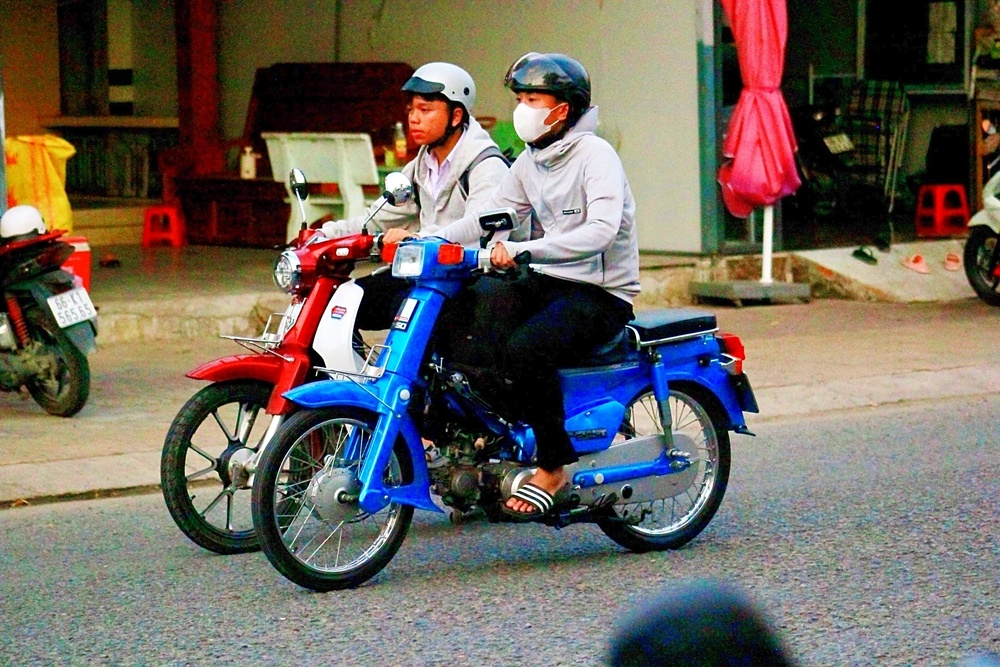
#> input picture anh-da-chinh/anh-03.jpg, 1000 x 667 px, shrunk from 2576 x 1717 before the run, given as the content of the folder anh-da-chinh/anh-03.jpg, which was not available
$ python chinh_anh.py anh-da-chinh/anh-03.jpg anh-da-chinh/anh-04.jpg
#> lines starting #> are read from the running program, lines starting #| are printed output that depends on the picture; after the words box and inside, x2 and y2 are one past the last pixel; in counts of white or black regions, pixels touching at a corner belong together
"""Chỉnh ảnh hàng loạt: cân bằng trắng, đồng bộ độ sáng, tăng tương phản, màu và độ nét.

Cách dùng:  python3 chinh_anh.py anh-goc anh-da-chinh
"""
import sys
from pathlib import Path

import numpy as np
from PIL import Image, ImageFilter

TARGET_MEDIAN = 0.47   # độ sáng trung bình mong muốn (0..1) - "sáng vừa phải"
MIN_GAMMA = 0.50       # giới hạn kéo sáng cho ảnh quá tối, tránh bệt và nhiễu
WB_STRENGTH = 0.6     # mức khử ám vàng/cam (0 = giữ nguyên, 1 = trung tính hoàn toàn)
WARMTH = 1.015         # giữ lại chút ấm cho da người tự nhiên
CONTRAST = 0.35        # độ tương phản (S-curve)
SATURATION = 1.15      # độ tươi màu
VIBRANCE = 0.15        # tăng thêm cho vùng màu nhạt


def luma(a):
    return 0.299 * a[..., 0] + 0.587 * a[..., 1] + 0.114 * a[..., 2]


def to_lin(a):
    return np.where(a <= 0.04045, a / 12.92, ((a + 0.055) / 1.055) ** 2.4)


def to_srgb(a):
    a = np.clip(a, 0, 1)
    return np.where(a <= 0.0031308, a * 12.92, 1.055 * a ** (1 / 2.4) - 0.055)


def white_balance(a):
    lin = to_lin(a)
    y = luma(a)
    mask = (y > 0.15) & (y < 0.85)
    sat = lin.max(2) - lin.min(2)
    mask &= sat < np.percentile(sat[mask], 70)   # bỏ qua vùng màu rực, chỉ lấy vùng gần trung tính
    means = lin[mask].mean(0)
    gains = means[1] / means
    gains = gains ** WB_STRENGTH
    gains[0] *= WARMTH
    gains[2] /= WARMTH
    return to_srgb(lin * gains)


def levels(a):
    y = luma(a)
    lo = np.percentile(y, 0.4)
    hi = np.percentile(y, 99.8)
    lo = min(lo, 0.06)
    hi = max(hi, 0.85)
    return np.clip((a - lo) / (hi - lo), 0, 1)


def brighten(a):
    y = luma(a)
    med = np.clip(np.median(y), 1e-3, 0.99)
    g = np.log(TARGET_MEDIAN) / np.log(med)
    g = float(np.clip(g, MIN_GAMMA, 1.0))
    y2 = np.clip(y, 1e-4, 1) ** g
    scale = (y2 / np.clip(y, 1e-4, 1))[..., None]
    out = a * scale
    # nén vùng vượt sáng thay vì cắt cháy
    m = out.max(2, keepdims=True)
    over = m > 1
    out = np.where(over, out / np.maximum(m, 1e-6) * (1 - np.exp(-m)) / (1 - np.exp(-1)) , out)
    return np.clip(out, 0, 1), g


def s_curve(a):
    s = 1 / (1 + np.exp(-(a - 0.5) * 6))
    s0, s1 = 1 / (1 + np.exp(3)), 1 / (1 + np.exp(-3))
    s = (s - s0) / (s1 - s0)
    return a * (1 - CONTRAST) + s * CONTRAST


def colour(a, g=1.0):
    y = luma(a)[..., None]
    sat = (a.max(2, keepdims=True) - a.min(2, keepdims=True))
    k = SATURATION + VIBRANCE * (1 - np.clip(sat * 2.5, 0, 1))
    k = 1 + (k - 1) * np.clip((g - 0.45) / 0.4, 0.3, 1)   # ảnh tối kéo sáng nhiều thì tăng màu ít lại
    return np.clip(y + (a - y) * k, 0, 1)


def finish(img, g):
    # giảm nhiễu màu (nhất là ảnh tối được kéo sáng nhiều), rồi làm nét kênh sáng
    ycc = img.convert("YCbCr")
    Y, Cb, Cr = ycc.split()
    r = 2 if g > 0.7 else 3
    Cb = Cb.filter(ImageFilter.GaussianBlur(r))
    Cr = Cr.filter(ImageFilter.GaussianBlur(r))
    if g < 0.7:
        Y = Y.filter(ImageFilter.GaussianBlur(0.6))
    Y = Y.filter(ImageFilter.UnsharpMask(radius=1.2, percent=90, threshold=2))
    Y = Y.filter(ImageFilter.UnsharpMask(radius=4, percent=35, threshold=3))   # tăng độ "trong", rõ khối
    return Image.merge("YCbCr", (Y, Cb, Cr)).convert("RGB")


def process(path, out_path):
    im = Image.open(path)
#> im is the input picture: PIL image 1000x667 RGB; mean R, G, B 111.1, 103.1, 94.1
    exif = im.info.get("exif")
    a = np.asarray(im.convert("RGB")).astype(np.float64) / 255
    a = white_balance(a)
#> in white_balance, `mask = (y > 0.15) & (y < 0.85)`:
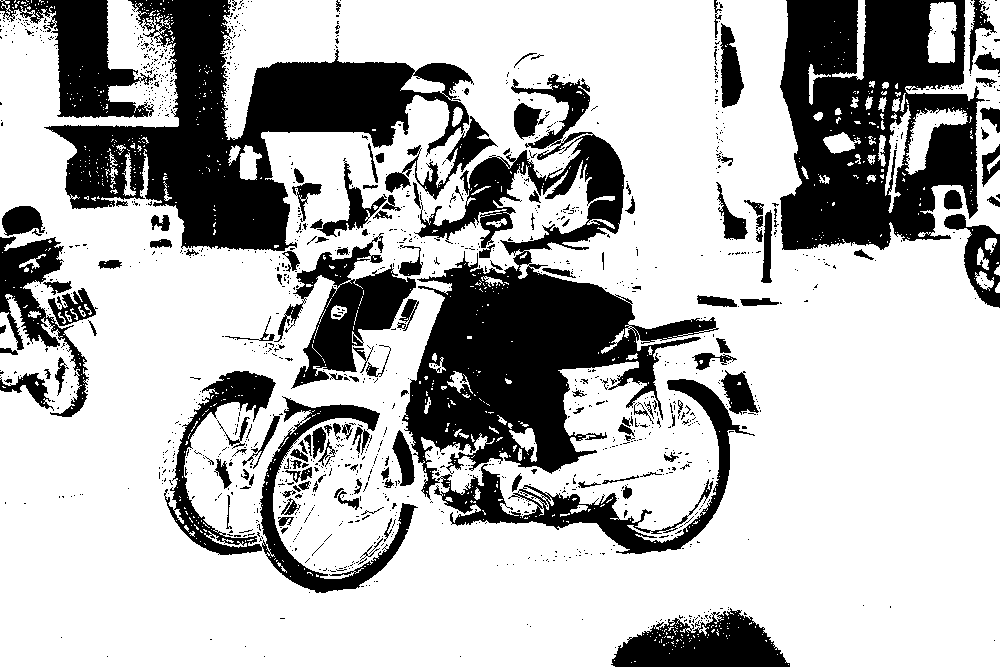
#> mask: shape (667, 1000) bool; 71.1% white; 1387 black regions (1236 under 20 px), largest, box (x1, y1, x2, y2) and area: (402, 74, 755, 554) 53254, (44, 0, 498, 251) 41055, (780, 0, 985, 250) 35395
#> in white_balance, `mask &= sat < np.percentile(sat[mask], 70)`:
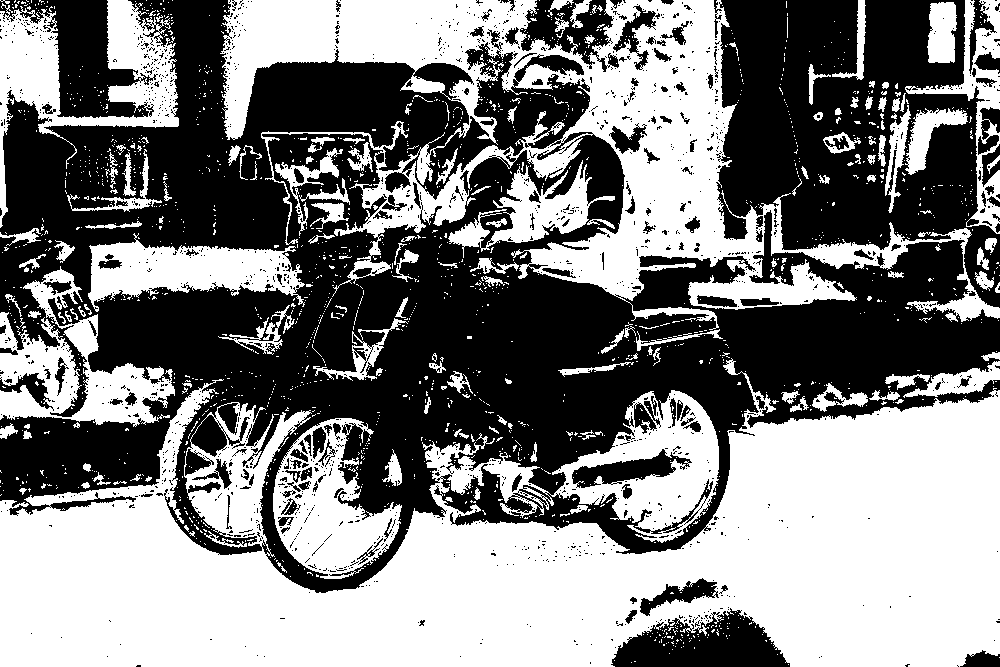
#> mask: shape (667, 1000) bool; 49.8% white; 1646 white regions (1499 under 20 px), largest, box (x1, y1, x2, y2) and area: (0, 358, 1000, 667) 181779, (220, 0, 1000, 330) 72440, (0, 0, 179, 228) 12442
#> in white_balance, `means = lin[mask].mean(0)`: means = [0.246, 0.249, 0.216]
#> in white_balance, `gains = means[1] / means`: gains = [1.01, 1, 1.15]
#> in white_balance, `gains = gains ** WB_STRENGTH`: gains = [1.01, 1, 1.09]
    a = levels(a)
#> in levels, `lo = np.percentile(y, 0.4)`: lo = 0
#> in levels, `hi = np.percentile(y, 99.8)`: hi = 0.995
    a, g = brighten(a)
#> in brighten, `med = np.clip(np.median(y), 1e-3, 0.99)`: med = 0.459
#> in brighten, `g = np.log(TARGET_MEDIAN) / np.log(med)`: g = 0.97
#> in brighten, `over = m > 1`:
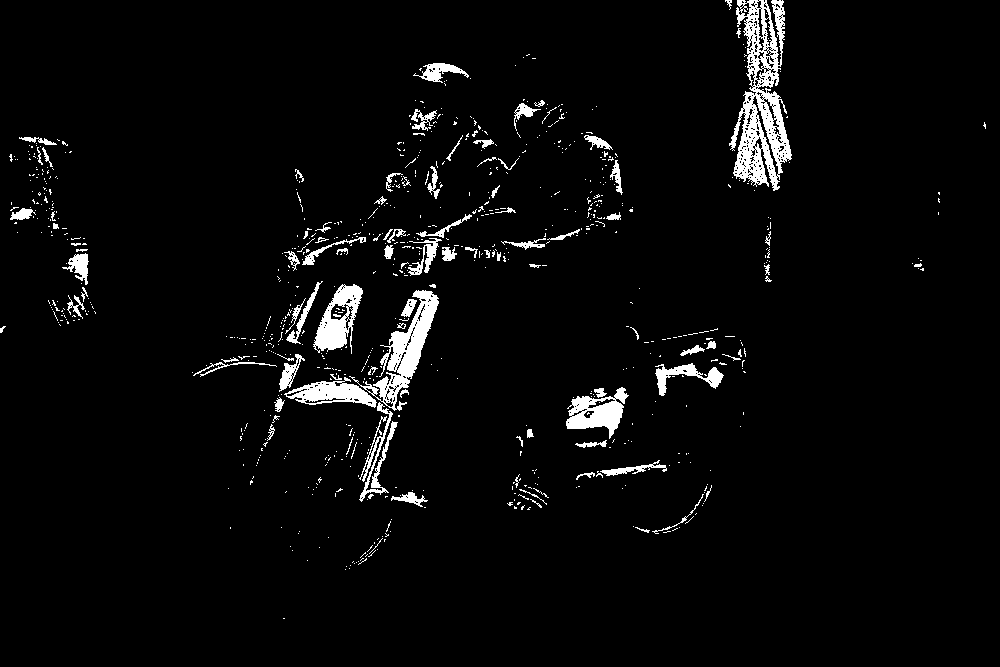
#> over: shape (667, 1000, 1) bool; 3.8% white; 810 white regions (713 under 20 px), largest, box (x1, y1, x2, y2) and area: (729, 0, 792, 191) 5584, (349, 290, 439, 411) 2812, (313, 284, 363, 354) 1658
#> g = 0.97
    a = s_curve(a)
    a = colour(a, g)
#> in colour, `k = SATURATION + VIBRANCE * (1 - np.clip(sat * 2.5, 0, 1))`:
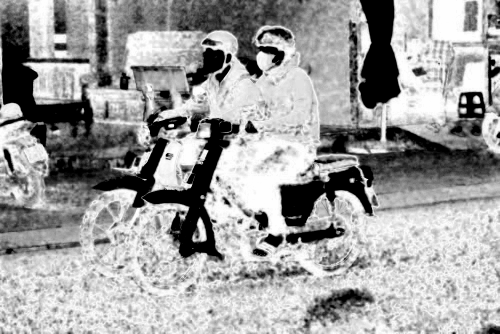
#> k: shape (667, 1000, 1) float64 (shown at 1/2 size); min 1.15, max 1.3, mean 1.24; drawn with min black and max white
    out = Image.fromarray((a * 255 + 0.5).astype(np.uint8))
#> out: PIL image 1000x667 RGB
    out = finish(out, g)
#> in finish, `Y, Cb, Cr = ycc.split()`:
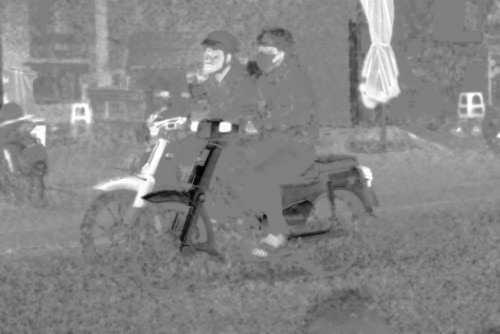
#> Cr: PIL image 1000x667 L (shown at 1/2 size); min 0, max 255, mean 133.7
#> in finish, `r = 2 if g > 0.7 else 3`: r = 2
#> in finish, `Y = Y.filter(ImageFilter.UnsharpMask(radius=4, percent=35, threshold=3..`:
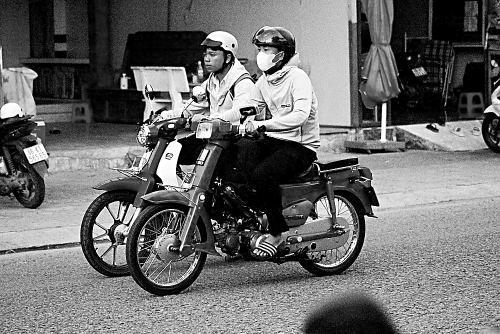
#> Y: PIL image 1000x667 L (shown at 1/2 size); min 0, max 255, mean 108
#> in finish, `return Image.merge("YCbCr", (Y, Cb, Cr)).convert("RGB")`:
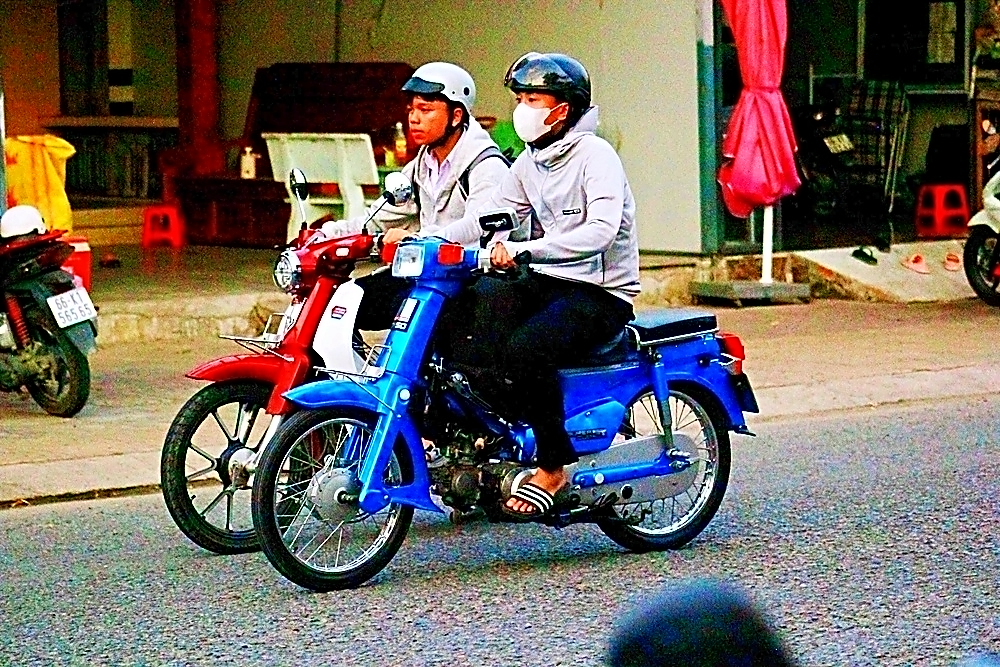
#> returned value: PIL image 1000x667 RGB; mean R, G, B 116, 106, 97.3
    kw = {"quality": 95, "subsampling": 0}
    if exif:
        kw["exif"] = exif
    out.save(out_path, **kw)
    return g


if __name__ == "__main__":
    src, dst = Path(sys.argv[1]), Path(sys.argv[2])
    dst.mkdir(parents=True, exist_ok=True)
    for p in sorted(src.glob("*.jp*g")):
        g = process(p, dst / p.name)
#> g = 0.97
        print(f"{p.name}: gamma {g:.2f}")
#| anh-03.jpg: gamma 0.97

$ run again, on anh-da-chinh/anh-04.jpg
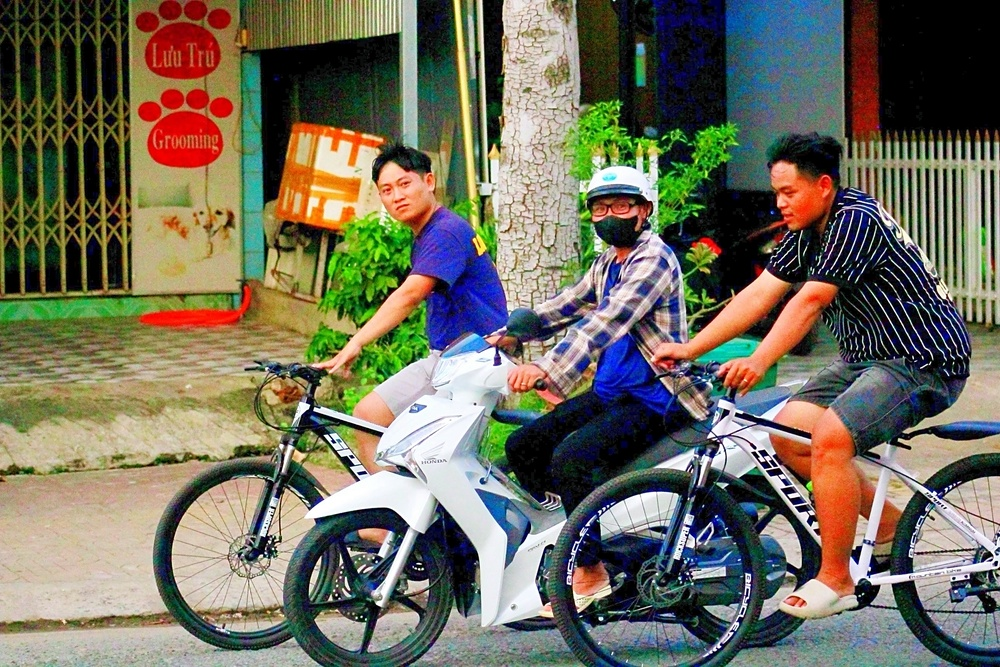
#> input picture anh-da-chinh/anh-04.jpg, 1000 x 667 px, shrunk from 2576 x 1717 before the run, given as the content of the folder anh-da-chinh/anh-04.jpg, which was not available
#> in process, im is the input picture: PIL image 1000x667 RGB; mean R, G, B 112.5, 109.2, 93.4
#> in white_balance, `mask &= sat < np.percentile(sat[mask], 70)`:
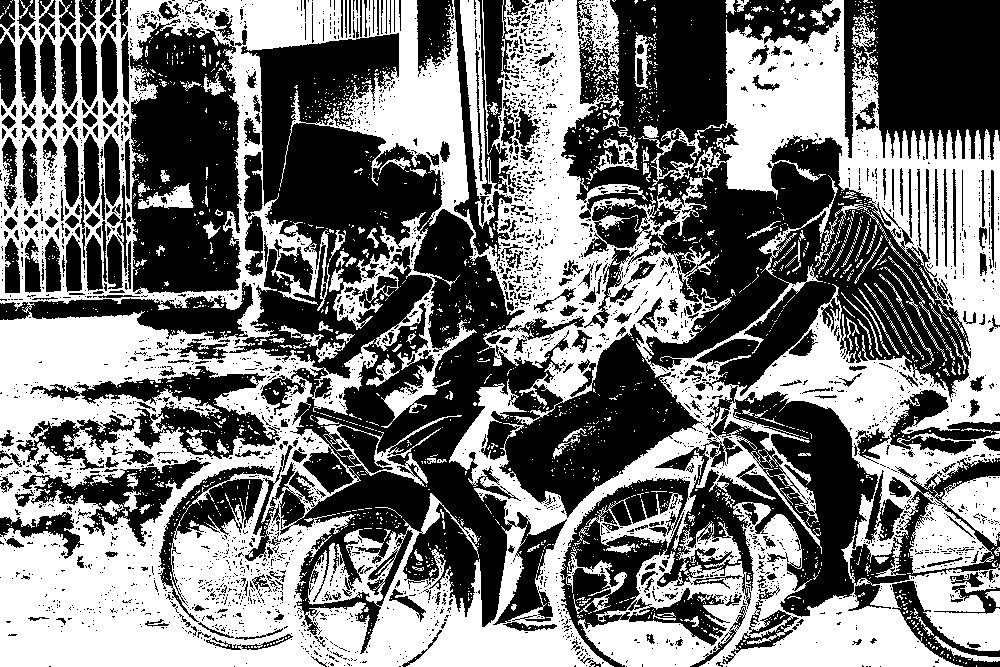
#> mask: shape (667, 1000) bool; 47.6% white; 2026 white regions (1869 under 20 px), largest, box (x1, y1, x2, y2) and area: (0, 0, 1000, 667) 296693, (939, 476, 1000, 546) 2367, (759, 175, 868, 278) 997
#> means = [0.265, 0.263, 0.211]
#> in white_balance, `gains = means[1] / means`: gains = [0.993, 1, 1.25]
#> in white_balance, `gains = gains ** WB_STRENGTH`: gains = [0.996, 1, 1.14]
#> lo = 0
#> hi = 0.997
#> med = 0.432
#> in brighten, `g = np.log(TARGET_MEDIAN) / np.log(med)`: g = 0.9
#> in brighten, `over = m > 1`:
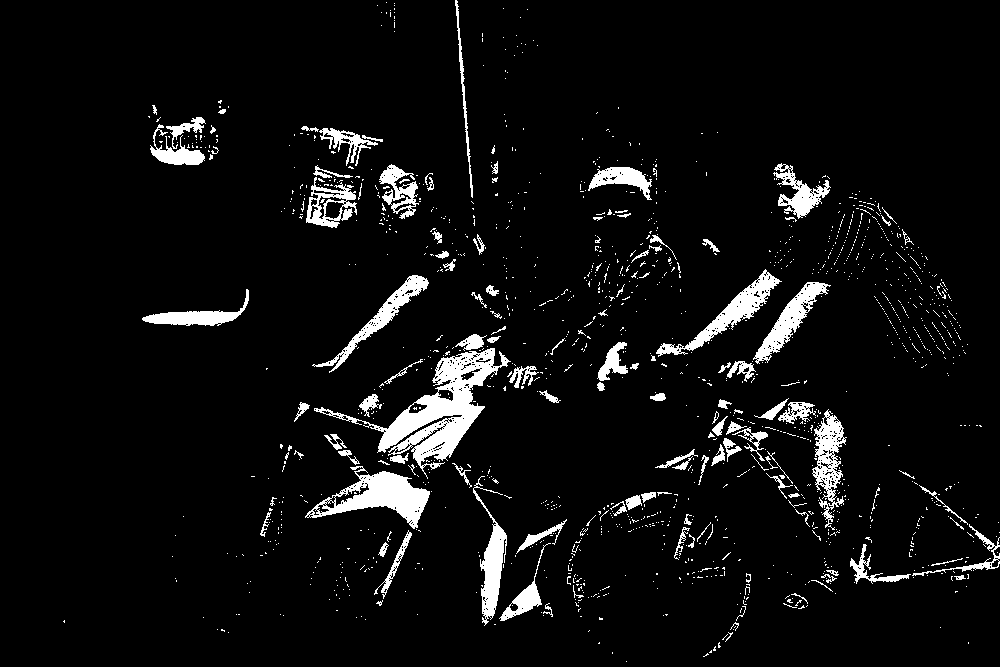
#> over: shape (667, 1000, 1) bool; 5.9% white; 1433 white regions (1308 under 20 px), largest, box (x1, y1, x2, y2) and area: (314, 348, 511, 479) 6139, (305, 466, 430, 529) 3028, (656, 269, 782, 357) 2027
#> r = 2
#> `g = process(p, dst / p.name)`: g = 0.9
#| anh-04.jpg: gamma 0.90

$ run again, on anh-da-chinh/anh-05.jpg
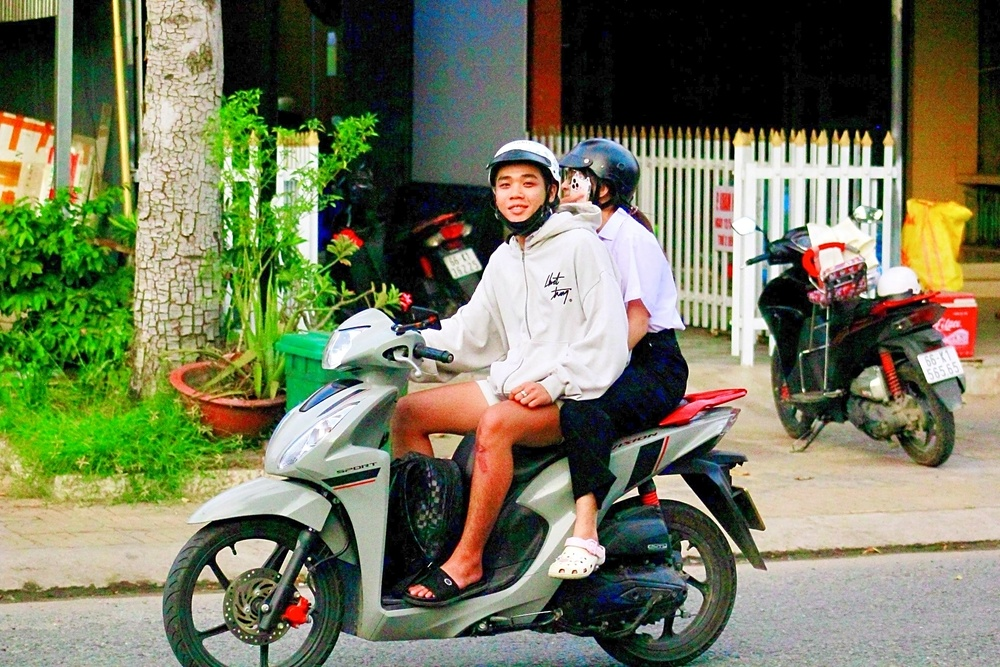
#> input picture anh-da-chinh/anh-05.jpg, 1000 x 667 px, shrunk from 2576 x 1717 before the run, given as the content of the folder anh-da-chinh/anh-05.jpg, which was not available
#> in process, im is the input picture: PIL image 1000x667 RGB; mean R, G, B 116, 120, 91.8
#> in white_balance, `mask &= sat < np.percentile(sat[mask], 70)`:
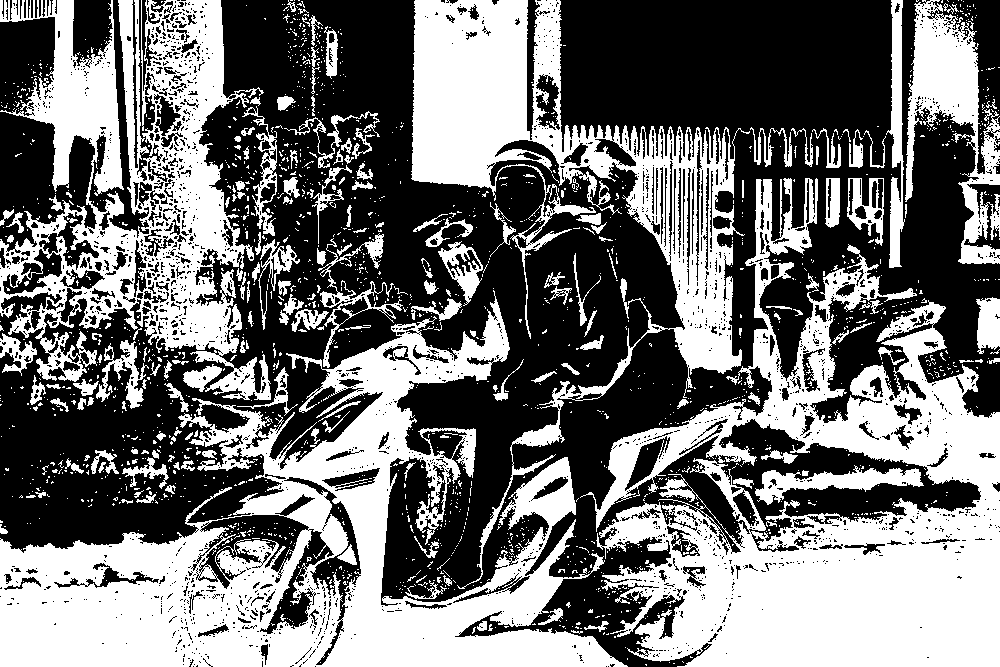
#> mask: shape (667, 1000) bool; 45.3% white; 1826 white regions (1642 under 20 px), largest, box (x1, y1, x2, y2) and area: (580, 178, 1000, 667) 84668, (0, 290, 628, 667) 83062, (0, 0, 271, 400) 45286
#> means = [0.28, 0.288, 0.225]
#> in white_balance, `gains = means[1] / means`: gains = [1.03, 1, 1.28]
#> in white_balance, `gains = gains ** WB_STRENGTH`: gains = [1.02, 1, 1.16]
#> lo = 0
#> hi = 0.998
#> med = 0.467
#> in brighten, `g = np.log(TARGET_MEDIAN) / np.log(med)`: g = 0.991
#> in brighten, `over = m > 1`:
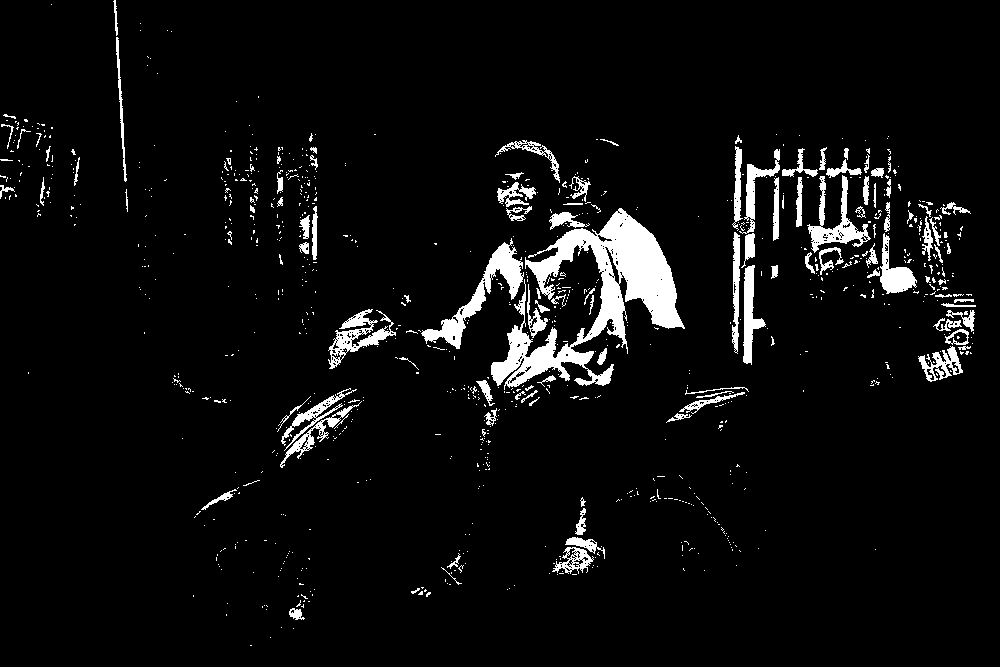
#> over: shape (667, 1000, 1) bool; 5.3% white; 942 white regions (826 under 20 px), largest, box (x1, y1, x2, y2) and area: (491, 208, 685, 390) 11637, (421, 238, 524, 349) 2341, (807, 175, 871, 253) 1408
#> r = 2
#> `g = process(p, dst / p.name)`: g = 0.991
#| anh-05.jpg: gamma 0.99
